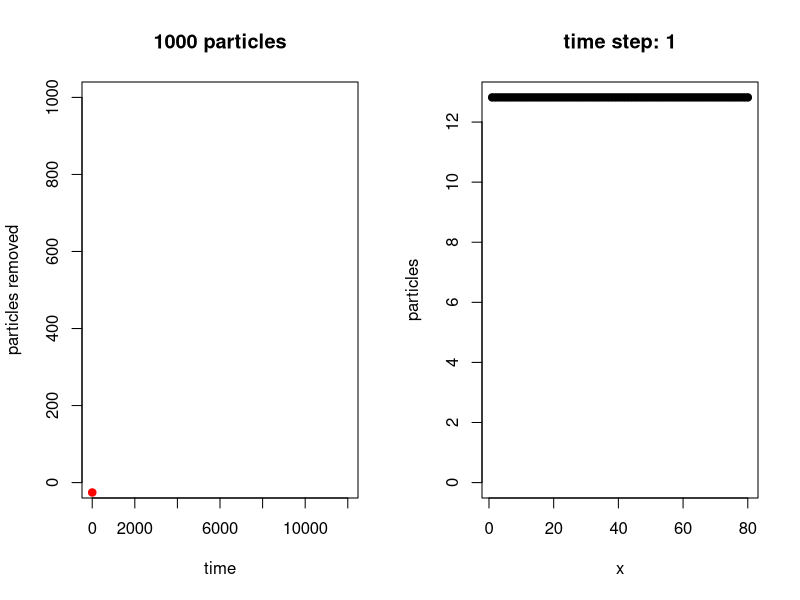
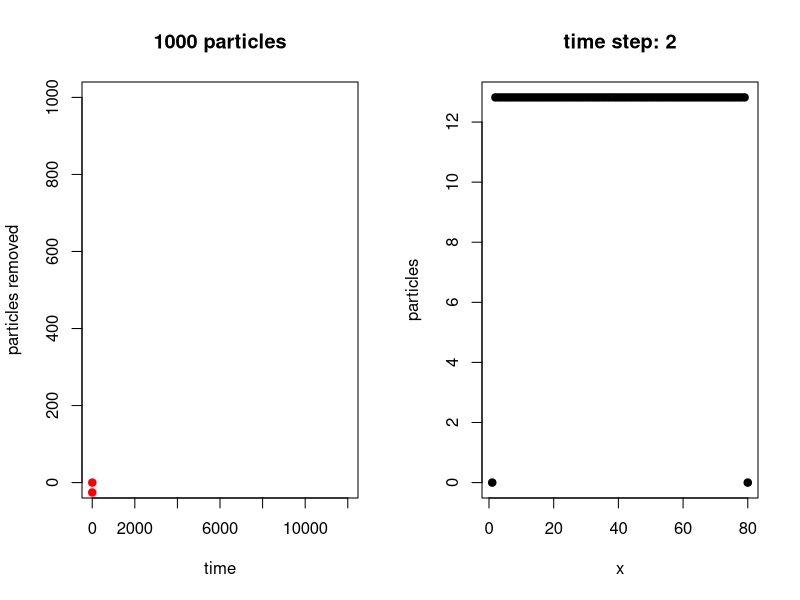
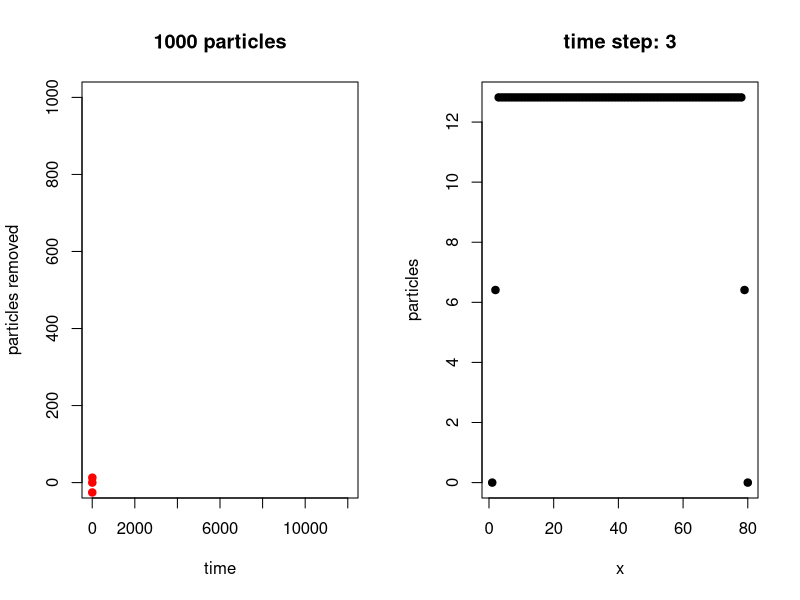
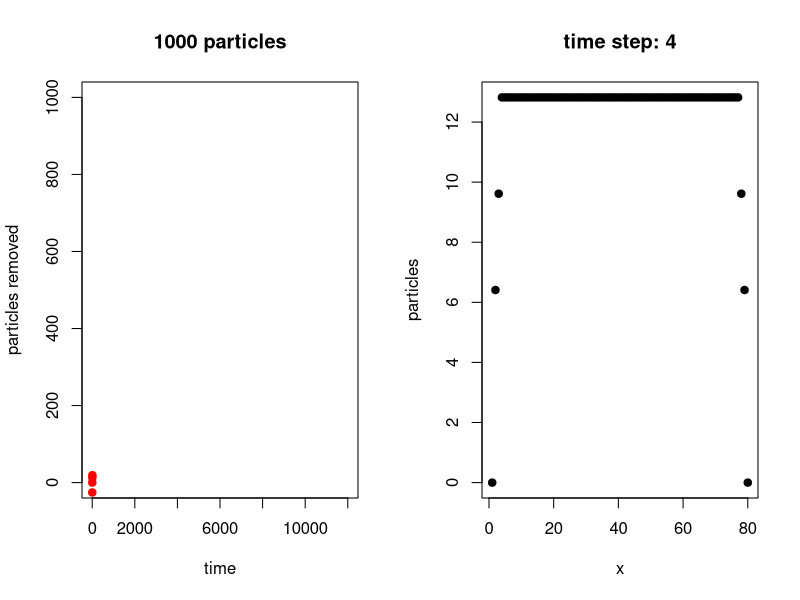
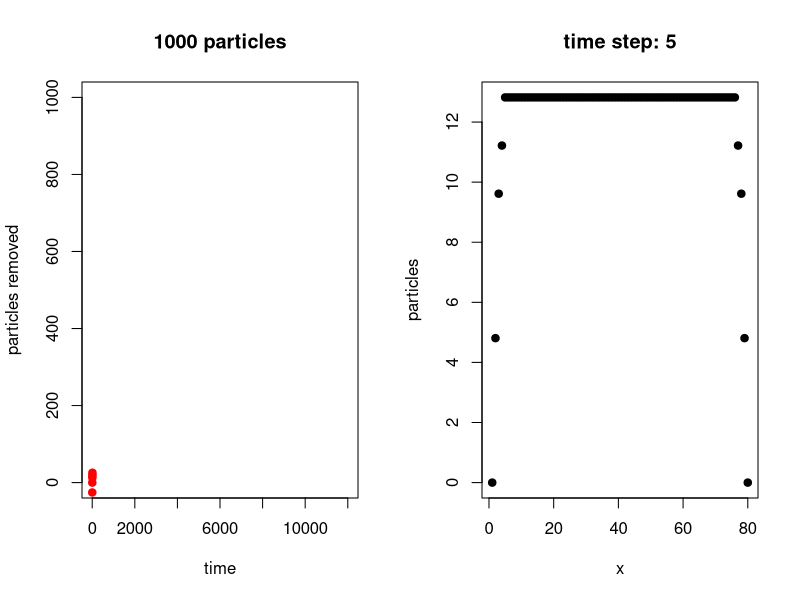
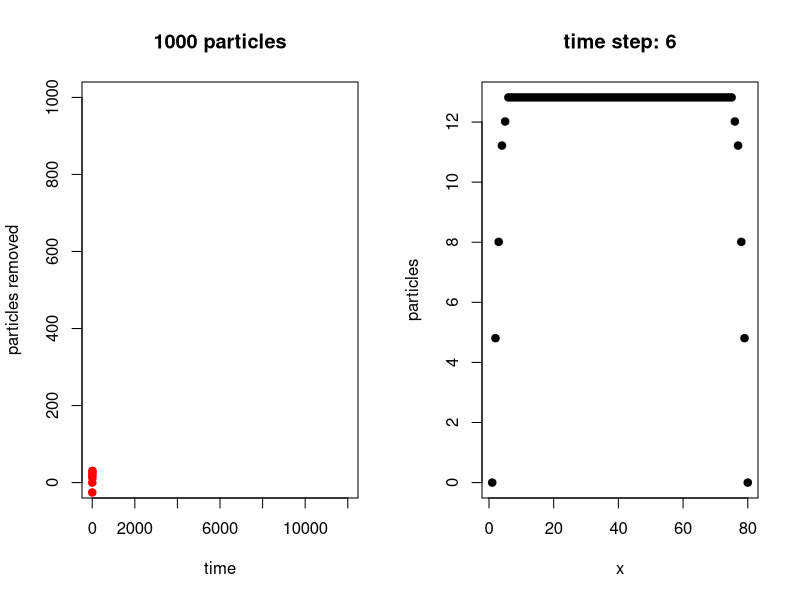
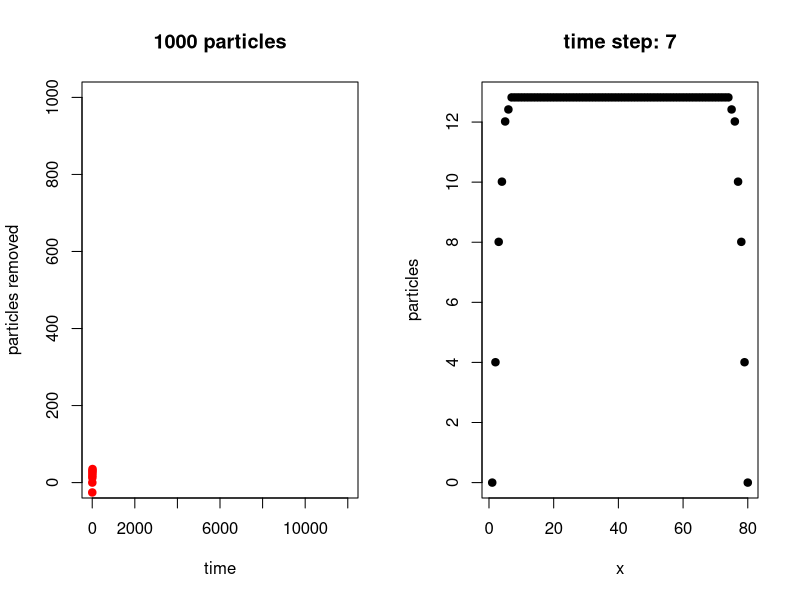
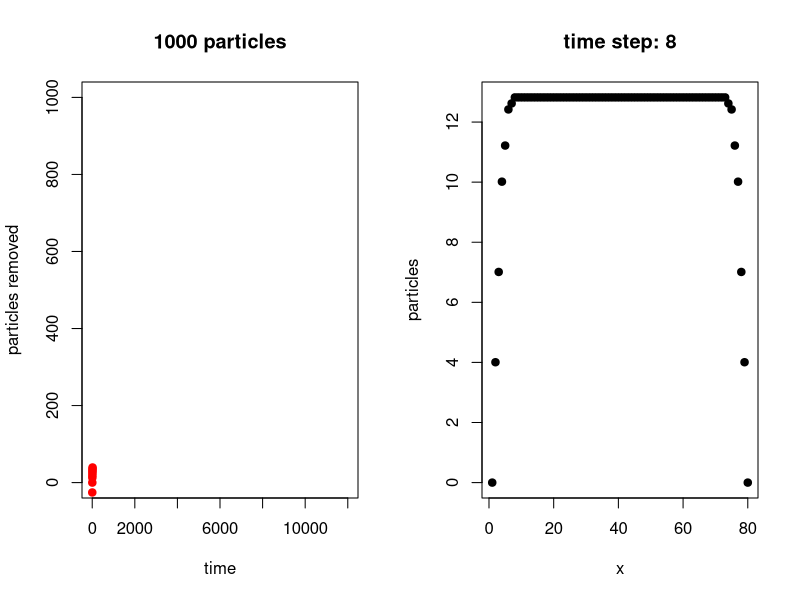

R code for these plots, in order: (Note: a time limit stopped this script after it produced the figures.)
#######################################
# Function Def
#######################################
#         Heat/Diffusion open ends
#         x = temp at position x[i]
tsO = function(x){  
 y = x; n = length(x);
 y[1] = 0;  y[n] = 0;
 for(i in 2:(n-1)){
  y[i] = .5*(x[i-1] + x[i+1])
  };
 return(y);}
###################################### open ends 1
particles = 1000;
L = 80;
x = 0:L;
####################################
xone = c();
for(i in 1:L){xone[i] = 1;};
xone;
####################################
uIC = (particles/(L-2))*xone; 
nx = length(x);nx;
x = uIC; 
yM = max(x); ym = 0; 
k = .5;
###################################
its = 6000;
ilist = c();
clist = c();
for (i in 1:its) {
  mainS = paste("time step:",i);
  mainD = paste(particles, "particles");
  ilist = c(ilist,2*i); # double time
    clist = c(clist,sum(x));
    par(mfrow = c(1,2), pch = 19);
      plot( ilist, (particles  - clist), 
          xlim = c(0,2*its), ylim = c(0,particles),
          xlab = "time", ylab = "particles removed",  
          col = "red",
          main = mainD);  
  plot(x, ylim = c(ym,yM), main = mainS, 
          xlab = "x", ylab = "particles");
  x = tsO(x);
};
###################################
